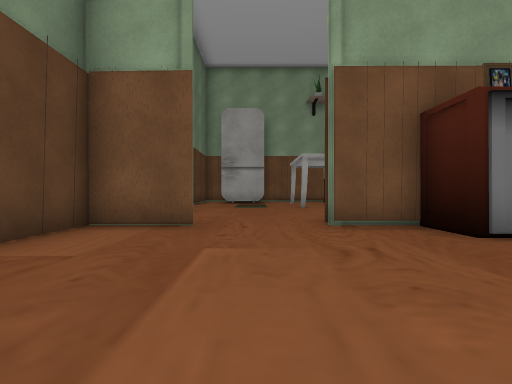
view 1 (above)

17 first-person views from a walk through a Unity game level. The camera is 0.28 m above the floor, looks level and sees 85° across. The floor is counted in squares, 0.5 m on a side. Each view is taken from the middle of a square. On the plan, view 1 faces up. The plan holds only what a view shows up to about 9 squares ahead; the rest is blank. The place goes on beyond the plan. The player character is not drawn. Door leaves are left out, so doorways stand open. Some surface patterns are stand-ins.

view 2
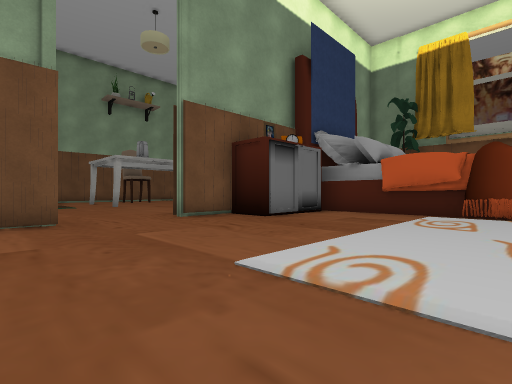

view 3
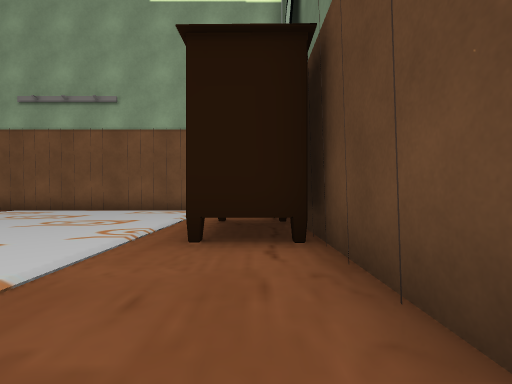

view 4
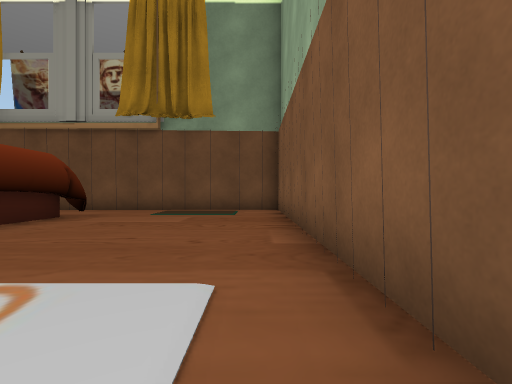

view 5
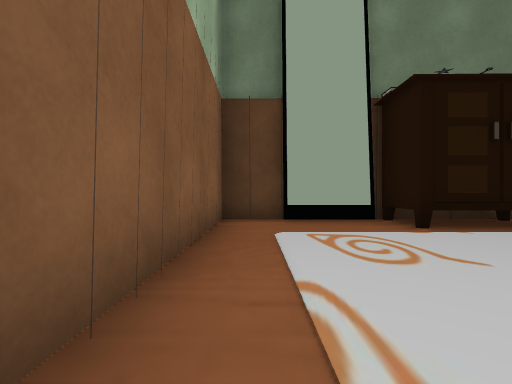

view 6
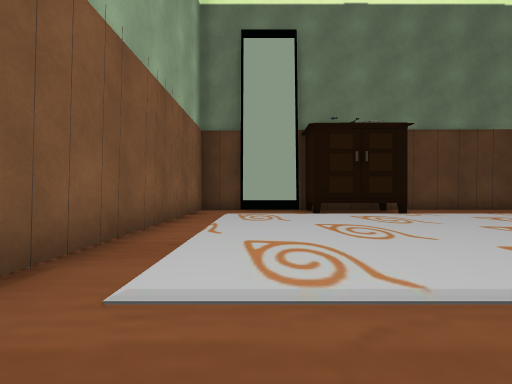

view 7
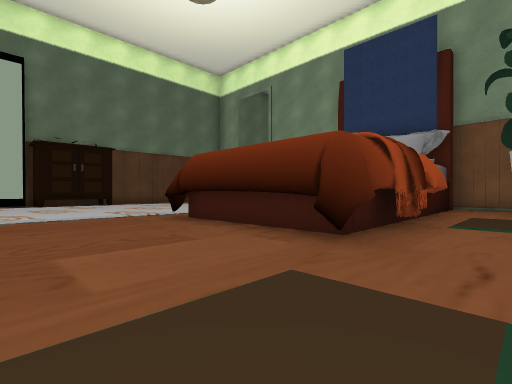

view 8
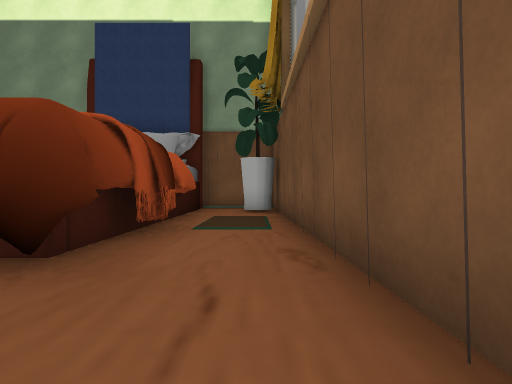

view 9
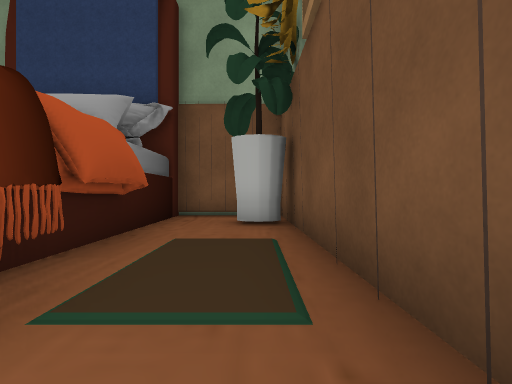

view 10
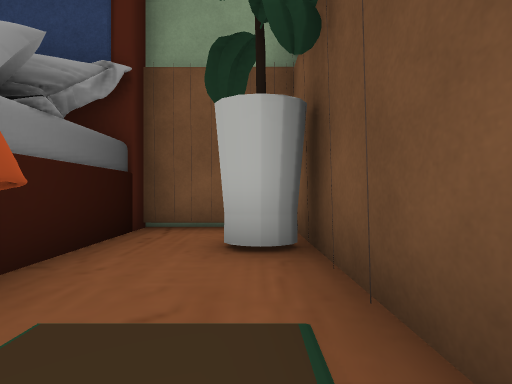

view 11
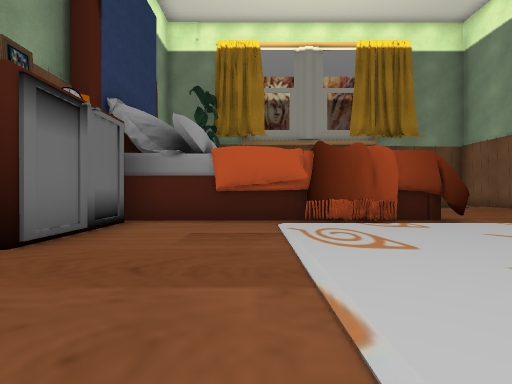

view 12
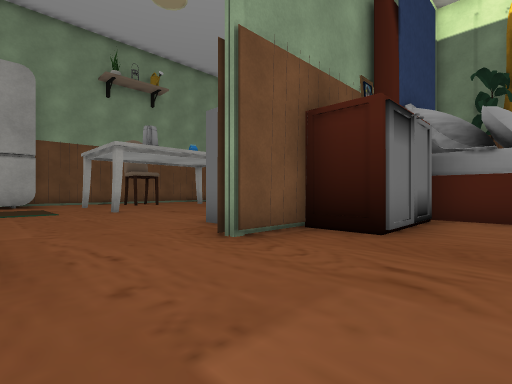

view 13
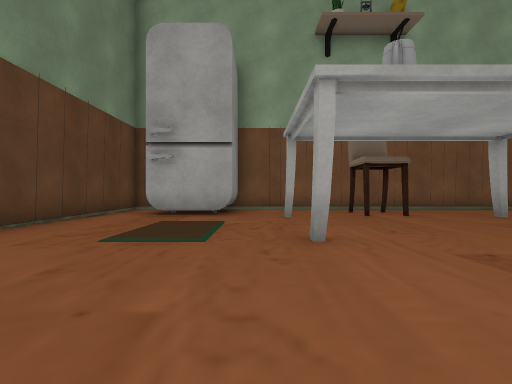

view 14
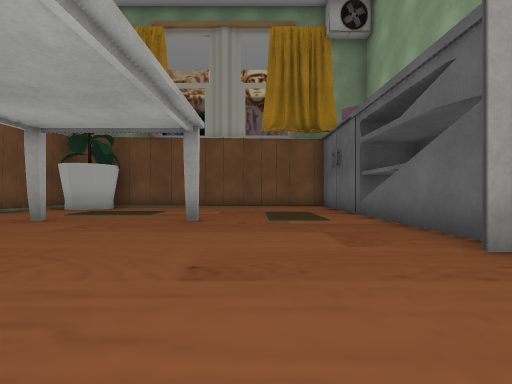

view 15
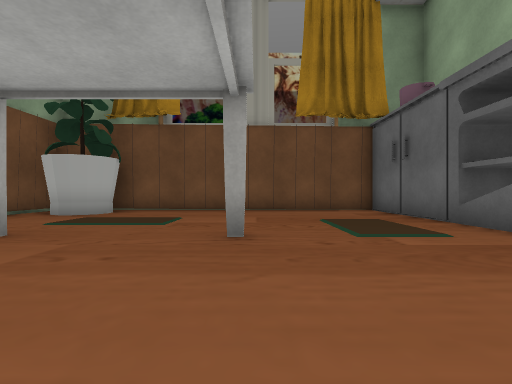

view 16
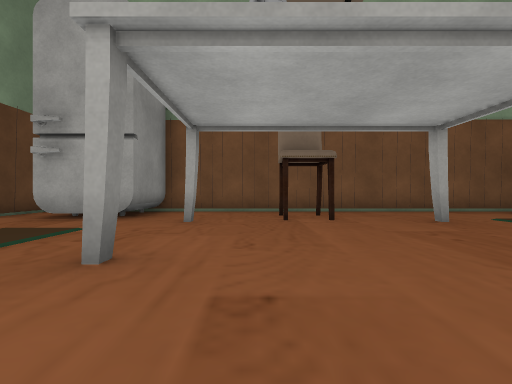

view 17
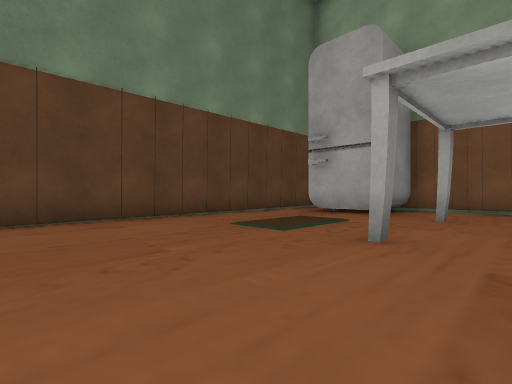

### Floor plan
Key: @ floor where view 1 was taken; # wall or solid block; x gap in a wall; . floor; D open door; O other object.
Columns run from 3 left of view 1 to 12 right of it. Each row starts with its distance up from view 1.
 16 #  ############
 15 #OOO...O.....O#
 14 #O##.........O#
 13 #....O....#...#
 12 #.............#
 11 #.............#
 10 #....O....O...#
  9 #.............#
  8 #.........  .. #
  7 #.D........... #
  6 # DD.OOOOOOOOOO#
  5 ##DDx##    #####
  4 #.....O  OOOO  #
  3 #.....OOOOOOO.O#
  2 #........OOOO..#
  1 #.......OO  O..#
  0 #..@    OO  OO.#
 -1 #..     OO  OO.#
 -2 #OO     OO  O..#
 -3 # O     OOOOOO.#
 -4 #OO     .......#
 -5 #O.     .......#
 -6 #O.     .......#
 -7 #..............#
 -8 ################

Where each view was taken, in squares from view 1:
view 1: 0 up, 0 right, facing up
view 2: 1 down, 2 left, facing up-right
view 3: 1 up, 2 left, facing down
view 4: 7 down, 3 right, facing right
view 5: 7 down, 3 right, facing left
view 6: 6 down, 6 right, facing left
view 7: 6 down, 11 right, facing up-left
view 8: 5 down, 11 right, facing up
view 9: 2 down, 11 right, facing up
view 10: 0 up, 11 right, facing up
view 11: 1 up, 0 right, facing right
view 12: 2 up, 1 left, facing up-right
view 13: 7 up, 1 right, facing up
view 14: 9 up, 1 right, facing right
view 15: 10 up, 3 right, facing right
view 16: 8 up, 3 right, facing up
view 17: 7 up, 3 right, facing up-left
